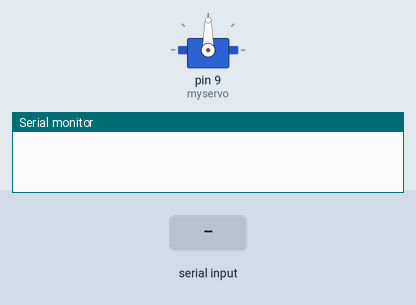
Simulated run of this sketch. Board: Arduino Uno, built with avr-gcc and run on an emulated ATmega328P. Parts: servo, the last lines printed to the serial monitor. Inputs (shaded band) come from the test bench.

Above: at 1.2 s.
1.3 s: "a" received over Serial
At 2.5 s:
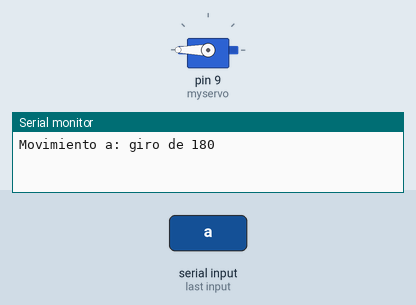
2.8 s: "c" received over Serial
At 5.0 s:
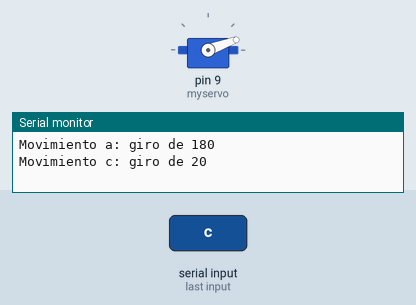
5.8 s: "d" received over Serial
At 8.5 s:
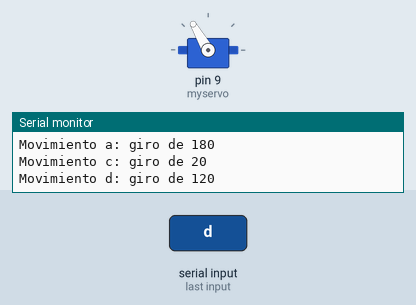
8.8 s: "b" received over Serial
At 10.8 s:
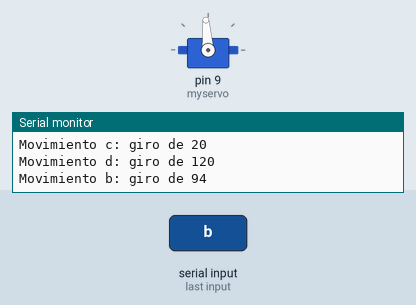
Timing chart, 0 to 12.3 s (numbered marks = the images above; inputs shaded):
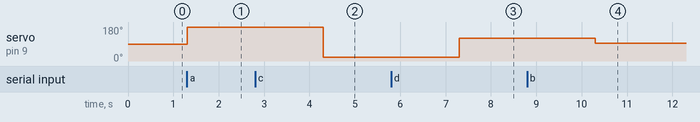

Measured:
- after the input at 1.3 s, servo on pin 9 (myservo): 90° → 180° at once
- after the input at 2.8 s, servo on pin 9 (myservo): 180° → 20° after 1.5 s
- after the input at 5.8 s, servo on pin 9 (myservo): 20° → 120° after 1.5 s
- after the input at 8.8 s, servo on pin 9 (myservo): 120° → 94° after 1.5 s

The sketch:

servo_motor.ino
```cpp
#include <Servo.h>

Servo myservo;  // create servo object to control a servo
// twelve servo objects can be created on most boards

void setup() {
  // put your setup code here, to run once:
  Serial.begin(9600);
}

void loop() {
myservo.attach(9); // Asocia la variable al pin donde está conectado el servo.
        char dato = Serial.read();
        if(dato == 'a'){
          Serial.println("Movimiento a: giro de 180");
          myservo.write(180); // Gira lentamente en una dirección durante 4 segundos.
          delay(3000);
        }
        if(dato =='b'){
          Serial.println("Movimiento b: giro de 94");
          myservo.write(94);
          delay(3000);
        }
        if(dato =='c'){
          Serial.println("Movimiento c: giro de 20");
          myservo.write(20);
          delay(3000);
        }
        if(dato =='d'){
          Serial.println("Movimiento d: giro de 120");
          myservo.write(120);
          delay(3000);
        }
        if(dato =='e'){
          Serial.println("Movimiento e: giro de 98");
          myservo.write(98);
          delay(3000);
        }
  myservo.detach(); // Desasocia la variable Servo de su pin
}
```
